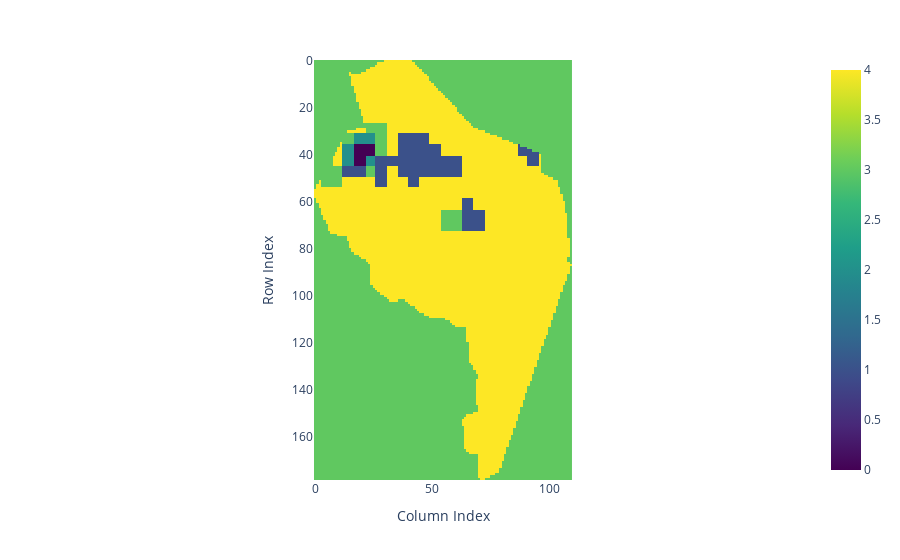

Notebook cell for this chart:
### Markdown cell above
Change in Economic Activity

### Code cell
if menu['raster_processing']:  
    linfit_path = os.path.join(output_folder, city + '_linfit.tif')
    with rasterio.open(linfit_path) as src:
        linfit_data = src.read(1)
        linfit_data[linfit_data == -9999] = np.nan
        linfit_data = np.nan_to_num(linfit_data, nan=0) 
        transform = src.transform
    linfit_cluster_labels = create_raster_clusters(linfit_data, n_clusters=5)
    plot_cluster_labels_plotly(linfit_cluster_labels)
    if cluster_labels is not None:
        print("Cluster labels shape:", linfit_cluster_labels.shape)
        linfit_cluster_gdf = get_cluster_boundaries(linfit_cluster_labels, transform)
        linfit_cluster = describe_cluster_location(linfit_cluster_gdf, aoi_file)
        linfit_cluster
    find_highest_lowest_pixel_value(linfit_data)

### Figure 1 — Plotly figure (JSON) as saved in the notebook; plotly's stock layout.template omitted (floating-point values rounded to 4 significant figures; data arrays with more than 128 entries replaced by an {"elided": "..."} marker saying what was removed)
{"data": [{"coloraxis": "coloraxis", "hovertemplate": "x: %{x}<br>y: %{y}<br>color: %{z}<extra></extra>", "name": "0", "type": "heatmap", "xaxis": "x", "yaxis": "y", "z": {"elided": "179x110 int values"}}], "layout": {"coloraxis": {"colorscale": [[0, "#440154"], [0.1111, "#482878"], [0.2222, "#3e4989"], [0.3333, "#31688e"], [0.4444, "#26828e"], [0.5556, "#1f9e89"], [0.6667, "#35b779"], [0.7778, "#6ece58"], [0.8889, "#b5de2b"], [1, "#fde725"]]}, "margin": {"t": 60}, "xaxis": {"anchor": "y", "constrain": "domain", "domain": [0, 1], "scaleanchor": "y", "title": {"text": "Column Index"}}, "yaxis": {"anchor": "x", "autorange": "reversed", "constrain": "domain", "domain": [0, 1], "title": {"text": "Row Index"}}}}
